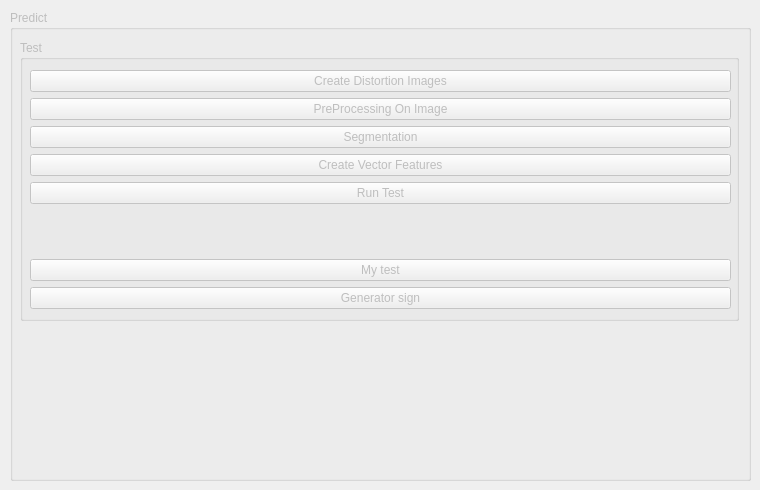
    <widget class="QWidget" name="tab_5">
     <attribute name="title">
      <string>Predict</string>
     </attribute>
     <widget class="QGroupBox" name="GBPredict">
      <property name="enabled">
       <bool>false</bool>
      </property>
      <property name="geometry">
       <rect>
        <x>10</x>
        <y>10</y>
        <width>741</width>
        <height>471</height>
       </rect>
      </property>
      <property name="title">
       <string>Predict</string>
      </property>
      <widget class="QGroupBox" name="groupBox_3">
       <property name="geometry">
        <rect>
         <x>10</x>
         <y>30</y>
         <width>719</width>
         <height>281</height>
        </rect>
       </property>
       <property name="title">
        <string>Test</string>
       </property>
       <widget class="QWidget" name="gridLayoutWidget_5">
        <property name="geometry">
         <rect>
          <x>10</x>
          <y>30</y>
          <width>701</width>
          <height>239</height>
         </rect>
        </property>
        <layout class="QGridLayout" name="gridLayout_5">
         <item row="1" column="0">
          <widget class="QPushButton" name="buttonPreProcessing">
           <property name="text">
            <string>PreProcessing On Image</string>
           </property>
          </widget>
         </item>
         <item row="3" column="0">
          <widget class="QPushButton" name="buttonCreatVF">
           <property name="text">
            <string>Create Vector Features</string>
           </property>
          </widget>
         </item>
         <item row="2" column="0">
          <widget class="QPushButton" name="buttonSegmentation">
           <property name="text">
            <string>Segmentation</string>
           </property>
          </widget>
         </item>
         <item row="7" column="0">
          <widget class="QPushButton" name="buttonGeneratorSign">
           <property name="text">
            <string>Generator sign</string>
           </property>
          </widget>
         </item>
         <item row="5" column="0">
          <widget class="QLabel" name="labelPredictResult">
           <property name="text">
            <string/>
           </property>
          </widget>
         </item>
         <item row="6" column="0">
          <widget class="QPushButton" name="myTest">
           <property name="text">
            <string>My test</string>
           </property>
          </widget>
         </item>
         <item row="4" column="0">
          <widget class="QPushButton" name="buttonPredicleRunTest">
           <property name="text">
            <string>Run Test</string>
           </property>
          </widget>
         </item>
         <item row="0" column="0">
          <widget class="QPushButton" name="buttonPropertysNoising">
           <property name="text">
            <string>Create Distortion Images</string>
           </property>
          </widget>
         </item>
        </layout>
       </widget>
      </widget>
     </widget>
    </widget>
